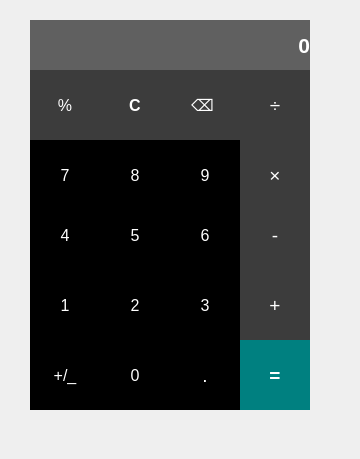
<?xml version="1.0" encoding="UTF-8"?>
<ui version="4.0">
 <class>MainWindow</class>
 <widget class="QMainWindow" name="MainWindow">
  <property name="geometry">
   <rect>
    <x>0</x>
    <y>0</y>
    <width>360</width>
    <height>459</height>
   </rect>
  </property>
  <property name="windowTitle">
   <string>Calculator</string>
  </property>
  <widget class="QWidget" name="centralwidget">
   <widget class="QLabel" name="label">
    <property name="geometry">
     <rect>
      <x>30</x>
      <y>20</y>
      <width>280</width>
      <height>50</height>
     </rect>
    </property>
    <property name="font">
     <font>
      <family>Arial</family>
      <pointsize>16</pointsize>
      <weight>75</weight>
      <bold>true</bold>
     </font>
    </property>
    <property name="styleSheet">
     <string notr="true">QLabel 
{
  background-color: #606060;
  color: white;
  border: none;
}
</string>
    </property>
    <property name="text">
     <string>0</string>
    </property>
    <property name="alignment">
     <set>Qt::AlignRight|Qt::AlignTrailing|Qt::AlignVCenter</set>
    </property>
   </widget>
   <widget class="QPushButton" name="pushButton_5">
    <property name="geometry">
     <rect>
      <x>170</x>
      <y>70</y>
      <width>70</width>
      <height>70</height>
     </rect>
    </property>
    <property name="font">
     <font>
      <family>Arial</family>
      <pointsize>12</pointsize>
     </font>
    </property>
    <property name="styleSheet">
     <string notr="true">QPushButton 
{
  background-color: #3C3C3C;
  color: white;
  border: none;
}
QPushButton:pressed
{
    background-color: #A9A9A9;
    color: black;
}</string>
    </property>
    <property name="text">
     <string>⌫ </string>
    </property>
   </widget>
   <widget class="QPushButton" name="pushButton_6">
    <property name="geometry">
     <rect>
      <x>240</x>
      <y>70</y>
      <width>70</width>
      <height>70</height>
     </rect>
    </property>
    <property name="font">
     <font>
      <family>Arial</family>
      <pointsize>14</pointsize>
     </font>
    </property>
    <property name="styleSheet">
     <string notr="true">QPushButton 
{
  background-color: #3C3C3C;
  color: white;
  border: none;
}
QPushButton:pressed
{
    background-color: #A9A9A9;
    color: black;
}</string>
    </property>
    <property name="text">
     <string>÷</string>
    </property>
   </widget>
   <widget class="QPushButton" name="pushButton_7">
    <property name="geometry">
     <rect>
      <x>30</x>
      <y>70</y>
      <width>70</width>
      <height>70</height>
     </rect>
    </property>
    <property name="font">
     <font>
      <family>Arial</family>
      <pointsize>12</pointsize>
      <weight>50</weight>
      <bold>false</bold>
     </font>
    </property>
    <property name="styleSheet">
     <string notr="true">QPushButton 
{
  background-color: #3C3C3C;
  color: white;
  border: none;
}
QPushButton:pressed
{
    background-color: #A9A9A9;
    color: black;
}</string>
    </property>
    <property name="text">
     <string>%</string>
    </property>
   </widget>
   <widget class="QPushButton" name="pushButton_8">
    <property name="geometry">
     <rect>
      <x>100</x>
      <y>70</y>
      <width>70</width>
      <height>70</height>
     </rect>
    </property>
    <property name="font">
     <font>
      <family>Arial</family>
      <pointsize>12</pointsize>
      <weight>75</weight>
      <bold>true</bold>
     </font>
    </property>
    <property name="styleSheet">
     <string notr="true">QPushButton 
{
  background-color: #3C3C3C;
  color: white;
  border: none;
}
QPushButton:pressed
{
    background-color: #A9A9A9;
    color: black;
}</string>
    </property>
    <property name="text">
     <string>C</string>
    </property>
   </widget>
   <widget class="QPushButton" name="pushButton_9">
    <property name="geometry">
     <rect>
      <x>170</x>
      <y>140</y>
      <width>70</width>
      <height>70</height>
     </rect>
    </property>
    <property name="font">
     <font>
      <family>Arial</family>
      <pointsize>12</pointsize>
     </font>
    </property>
    <property name="styleSheet">
     <string notr="true">QPushButton 
{
  background-color: black;
  color: white;
  border: none;
}
QPushButton:pressed 
{
    background-color: #A9A9A9;
    color: black;
}
</string>
    </property>
    <property name="text">
     <string>9</string>
    </property>
    <property name="autoDefault">
     <bool>false</bool>
    </property>
    <property name="default">
     <bool>true</bool>
    </property>
   </widget>
   <widget class="QPushButton" name="pushButton_10">
    <property name="geometry">
     <rect>
      <x>240</x>
      <y>140</y>
      <width>70</width>
      <height>70</height>
     </rect>
    </property>
    <property name="font">
     <font>
      <family>Arial</family>
      <pointsize>14</pointsize>
     </font>
    </property>
    <property name="styleSheet">
     <string notr="true">QPushButton 
{
  background-color: #3C3C3C;
  color: white;
  border: none;
}
QPushButton:pressed
{
    background-color: #A9A9A9;
    color: black;
}</string>
    </property>
    <property name="text">
     <string>×</string>
    </property>
   </widget>
   <widget class="QPushButton" name="pushButton_11">
    <property name="geometry">
     <rect>
      <x>30</x>
      <y>140</y>
      <width>70</width>
      <height>70</height>
     </rect>
    </property>
    <property name="font">
     <font>
      <family>Arial</family>
      <pointsize>12</pointsize>
     </font>
    </property>
    <property name="styleSheet">
     <string notr="true">QPushButton 
{
  background-color: black;
  color: white;
  border: none;
}
QPushButton:pressed 
{
    background-color: #A9A9A9;
    color: black;
}
</string>
    </property>
    <property name="text">
     <string>7</string>
    </property>
    <property name="autoDefault">
     <bool>false</bool>
    </property>
    <property name="default">
     <bool>true</bool>
    </property>
   </widget>
   <widget class="QPushButton" name="pushButton_12">
    <property name="geometry">
     <rect>
      <x>100</x>
      <y>140</y>
      <width>70</width>
      <height>70</height>
     </rect>
    </property>
    <property name="font">
     <font>
      <family>Arial</family>
      <pointsize>12</pointsize>
     </font>
    </property>
    <property name="styleSheet">
     <string notr="true">QPushButton 
{
  background-color: black;
  color: white;
  border: none;
}
QPushButton:pressed 
{
    background-color: #A9A9A9;
    color: black;
}
</string>
    </property>
    <property name="text">
     <string>8</string>
    </property>
    <property name="autoDefault">
     <bool>false</bool>
    </property>
    <property name="default">
     <bool>true</bool>
    </property>
   </widget>
   <widget class="QPushButton" name="pushButton_13">
    <property name="geometry">
     <rect>
      <x>170</x>
      <y>200</y>
      <width>70</width>
      <height>70</height>
     </rect>
    </property>
    <property name="font">
     <font>
      <family>Arial</family>
      <pointsize>12</pointsize>
     </font>
    </property>
    <property name="styleSheet">
     <string notr="true">QPushButton 
{
  background-color: black;
  color: white;
  border: none;
}
QPushButton:pressed 
{
    background-color: #A9A9A9;
    color: black;
}
</string>
    </property>
    <property name="text">
     <string>6</string>
    </property>
    <property name="autoDefault">
     <bool>false</bool>
    </property>
    <property name="default">
     <bool>true</bool>
    </property>
   </widget>
   <widget class="QPushButton" name="pushButton_14">
    <property name="geometry">
     <rect>
      <x>240</x>
      <y>200</y>
      <width>70</width>
      <height>70</height>
     </rect>
    </property>
    <property name="font">
     <font>
      <family>Arial</family>
      <pointsize>14</pointsize>
     </font>
    </property>
    <property name="styleSheet">
     <string notr="true">QPushButton 
{
  background-color: #3C3C3C;
  color: white;
  border: none;
}
QPushButton:pressed
{
    background-color: #A9A9A9;
    color: black;
}</string>
    </property>
    <property name="text">
     <string>-</string>
    </property>
   </widget>
   <widget class="QPushButton" name="pushButton_15">
    <property name="geometry">
     <rect>
      <x>30</x>
      <y>200</y>
      <width>70</width>
      <height>70</height>
     </rect>
    </property>
    <property name="font">
     <font>
      <family>Arial</family>
      <pointsize>12</pointsize>
     </font>
    </property>
    <property name="styleSheet">
     <string notr="true">QPushButton 
{
  background-color: black;
  color: white;
  border: none;
}
QPushButton:pressed 
{
    background-color: #A9A9A9;
    color: black;
}
</string>
    </property>
    <property name="text">
     <string>4</string>
    </property>
    <property name="autoDefault">
     <bool>false</bool>
    </property>
    <property name="default">
     <bool>true</bool>
    </property>
   </widget>
   <widget class="QPushButton" name="pushButton_16">
    <property name="geometry">
     <rect>
      <x>100</x>
      <y>200</y>
      <width>70</width>
      <height>70</height>
     </rect>
    </property>
    <property name="font">
     <font>
      <family>Arial</family>
      <pointsize>12</pointsize>
     </font>
    </property>
    <property name="styleSheet">
     <string notr="true">QPushButton 
{
  background-color: black;
  color: white;
  border: none;
}
QPushButton:pressed 
{
    background-color: #A9A9A9;
    color: black;
}
</string>
    </property>
    <property name="text">
     <string>5</string>
    </property>
    <property name="autoDefault">
     <bool>false</bool>
    </property>
    <property name="default">
     <bool>true</bool>
    </property>
   </widget>
   <widget class="QPushButton" name="pushButton_17">
    <property name="geometry">
     <rect>
      <x>170</x>
      <y>270</y>
      <width>70</width>
      <height>70</height>
     </rect>
    </property>
    <property name="font">
     <font>
      <family>Arial</family>
      <pointsize>12</pointsize>
     </font>
    </property>
    <property name="styleSheet">
     <string notr="true">QPushButton 
{
  background-color: black;
  color: white;
  border: none;
}
QPushButton:pressed 
{
    background-color: #A9A9A9;
    color: black;
}
</string>
    </property>
    <property name="text">
     <string>3</string>
    </property>
    <property name="autoDefault">
     <bool>false</bool>
    </property>
    <property name="default">
     <bool>true</bool>
    </property>
   </widget>
   <widget class="QPushButton" name="pushButton_18">
    <property name="geometry">
     <rect>
      <x>240</x>
      <y>270</y>
      <width>70</width>
      <height>70</height>
     </rect>
    </property>
    <property name="font">
     <font>
      <family>Arial</family>
      <pointsize>14</pointsize>
     </font>
    </property>
    <property name="styleSheet">
     <string notr="true">QPushButton 
{
  background-color: #3C3C3C;
  color: white;
  border: none;
}
QPushButton:pressed
{
    background-color: #A9A9A9;
    color: black;
}</string>
    </property>
    <property name="text">
     <string>+</string>
    </property>
   </widget>
   <widget class="QPushButton" name="pushButton_19">
    <property name="geometry">
     <rect>
      <x>30</x>
      <y>270</y>
      <width>70</width>
      <height>70</height>
     </rect>
    </property>
    <property name="font">
     <font>
      <family>Arial</family>
      <pointsize>12</pointsize>
     </font>
    </property>
    <property name="styleSheet">
     <string notr="true">QPushButton 
{
  background-color: black;
  color: white;
  border: none;
}
QPushButton:pressed 
{
    background-color: #A9A9A9;
    color: black;
}
</string>
    </property>
    <property name="text">
     <string>1</string>
    </property>
    <property name="autoDefault">
     <bool>false</bool>
    </property>
    <property name="default">
     <bool>true</bool>
    </property>
   </widget>
   <widget class="QPushButton" name="pushButton_20">
    <property name="geometry">
     <rect>
      <x>100</x>
      <y>270</y>
      <width>70</width>
      <height>70</height>
     </rect>
    </property>
    <property name="font">
     <font>
      <family>Arial</family>
      <pointsize>12</pointsize>
     </font>
    </property>
    <property name="styleSheet">
     <string notr="true">QPushButton 
{
  background-color: black;
  color: white;
  border: none;
}
QPushButton:pressed 
{
    background-color: #A9A9A9;
    color: black;
}
</string>
    </property>
    <property name="text">
     <string>2</string>
    </property>
    <property name="autoDefault">
     <bool>false</bool>
    </property>
    <property name="default">
     <bool>true</bool>
    </property>
   </widget>
   <widget class="QPushButton" name="pushButton_21">
    <property name="geometry">
     <rect>
      <x>170</x>
      <y>340</y>
      <width>70</width>
      <height>70</height>
     </rect>
    </property>
    <property name="font">
     <font>
      <family>Arial</family>
      <pointsize>14</pointsize>
     </font>
    </property>
    <property name="styleSheet">
     <string notr="true">QPushButton 
{
  background-color: black;
  color: white;
  border: none;
}
QPushButton:pressed 
{
    background-color: #A9A9A9;
    color: black;
}
</string>
    </property>
    <property name="text">
     <string>.</string>
    </property>
    <property name="autoDefault">
     <bool>false</bool>
    </property>
    <property name="default">
     <bool>true</bool>
    </property>
   </widget>
   <widget class="QPushButton" name="pushButton_22">
    <property name="geometry">
     <rect>
      <x>240</x>
      <y>340</y>
      <width>70</width>
      <height>70</height>
     </rect>
    </property>
    <property name="font">
     <font>
      <family>Arial</family>
      <pointsize>14</pointsize>
      <weight>75</weight>
      <bold>true</bold>
     </font>
    </property>
    <property name="styleSheet">
     <string notr="true">QPushButton
{
  background-color: teal;
  color:white;
  border: none;
}
QPushButton:pressed 
{
    background-color: #A9A9A9;
    color: black;
}</string>
    </property>
    <property name="text">
     <string>=</string>
    </property>
   </widget>
   <widget class="QPushButton" name="pushButton_24">
    <property name="geometry">
     <rect>
      <x>100</x>
      <y>340</y>
      <width>70</width>
      <height>70</height>
     </rect>
    </property>
    <property name="font">
     <font>
      <family>Arial</family>
      <pointsize>12</pointsize>
     </font>
    </property>
    <property name="styleSheet">
     <string notr="true">QPushButton 
{
  background-color: black;
  color: white;
  border: none;
}
QPushButton:pressed 
{
    background-color: #A9A9A9;
    color: black;
}
</string>
    </property>
    <property name="text">
     <string>0</string>
    </property>
    <property name="autoDefault">
     <bool>false</bool>
    </property>
    <property name="default">
     <bool>true</bool>
    </property>
   </widget>
   <widget class="QPushButton" name="pushButton_25">
    <property name="geometry">
     <rect>
      <x>30</x>
      <y>340</y>
      <width>70</width>
      <height>70</height>
     </rect>
    </property>
    <property name="font">
     <font>
      <family>Arial</family>
      <pointsize>12</pointsize>
     </font>
    </property>
    <property name="styleSheet">
     <string notr="true">QPushButton 
{
  background-color: black;
  color: white;
  border: none;
}
QPushButton:pressed 
{
    background-color: #A9A9A9;
    color: black;
}
</string>
    </property>
    <property name="text">
     <string>+/_</string>
    </property>
    <property name="autoDefault">
     <bool>false</bool>
    </property>
    <property name="default">
     <bool>true</bool>
    </property>
   </widget>
  </widget>
 </widget>
 <resources/>
 <connections/>
</ui>
